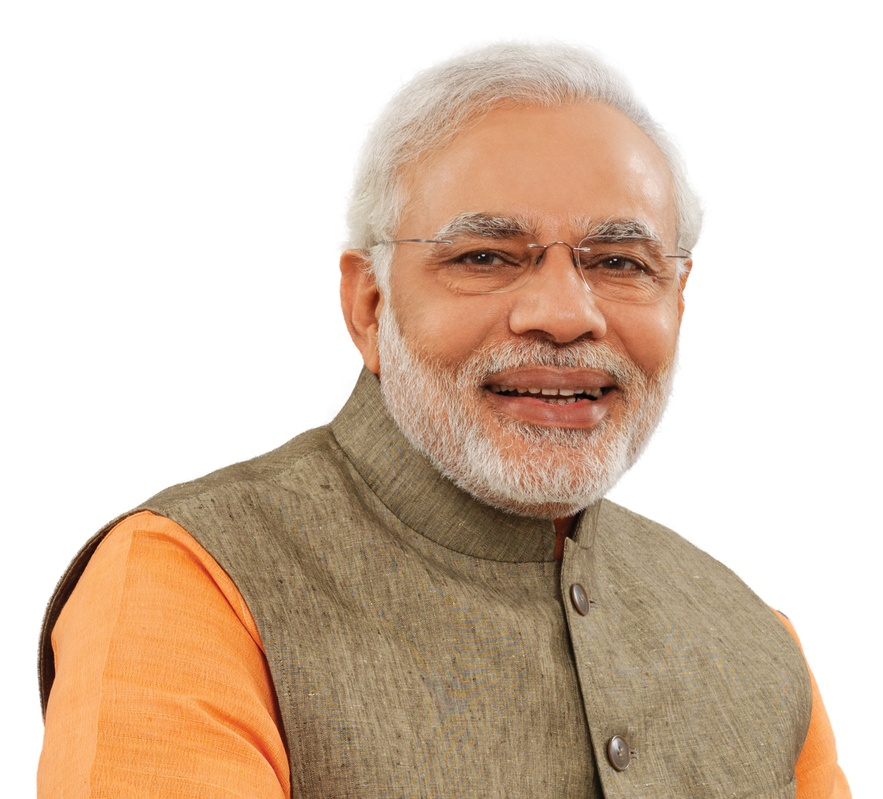
#> input picture image detection/image_examples/Modi.jpg, 883 x 799 px, shrunk from 1500 x 1358 before the run
$ jupyter execute Untitled.ipynb
#> lines starting #> are read from the running program, lines starting #| are printed output that depends on the picture
[cell 1]
import numpy as np
import cv2

# We point OpenCV's CascadeClassifier function to where our
# classifier (XML file format) is stored
face_classifier = cv2.CascadeClassifier('Haarcascades/haarcascade_frontalface_default.xml')

# Load our image then convert it to grayscale
image = cv2.imread('image_examples/Modi.jpg')
#> image is the input picture: shape (799, 883, 3); mean B, G, R 178.5, 196.6, 217.3
gray = cv2.cvtColor(image, cv2.COLOR_BGR2GRAY)
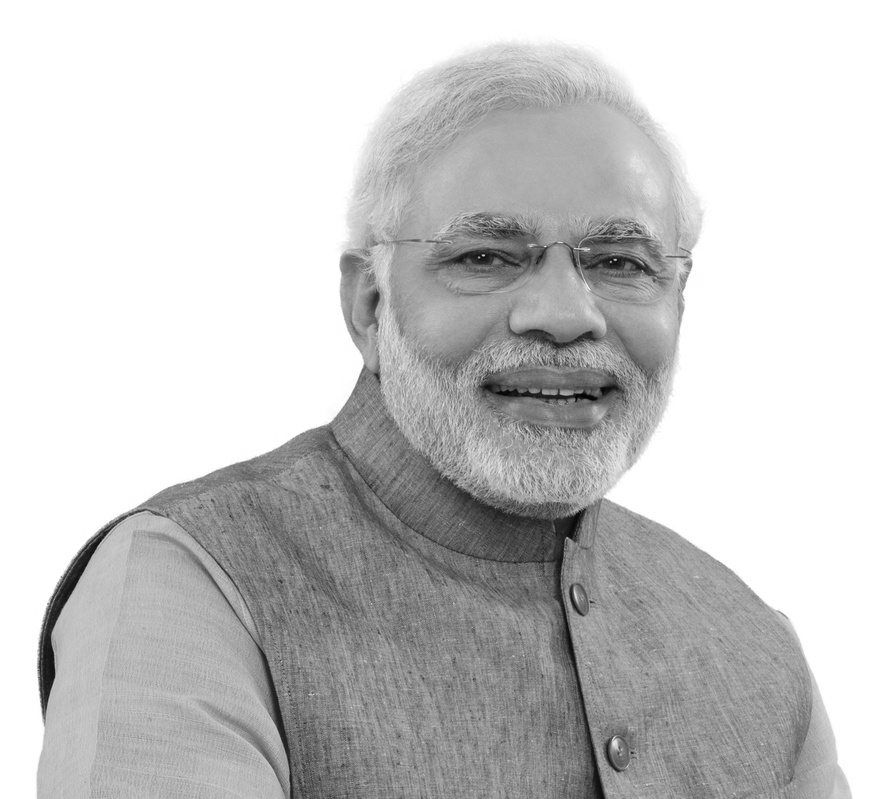
#> gray: shape (799, 883); min 2, max 255, mean 200.7

# Our classifier returns the ROI of the detected face as a tuple
# It stores the top left coordinate and the bottom right coordiantes
faces = face_classifier.detectMultiScale(gray, 1.3, 5)
#> faces = [[370, 117, 366, 366]]

# When no faces detected, face_classifier returns and empty tuple
if faces is ():
    print("No faces found")

# We iterate through our faces array and draw a rectangle
# over each face in faces
for (x,y,w,h) in faces:
    cv2.rectangle(image, (x,y), (x+w,y+h), (127,0,255), 2)
    cv2.imshow('Face Detection', image)
    cv2.waitKey(0)
    cropped_image = image[x:w, y:h]
    print([x,y,w,h])
    cv2.imwrite('crop.png', cropped_image )
#> this loop made 1 pass
#| [370, 117, 366, 366]
#> pass 1, `cv2.imshow('Face Detection', image)`:
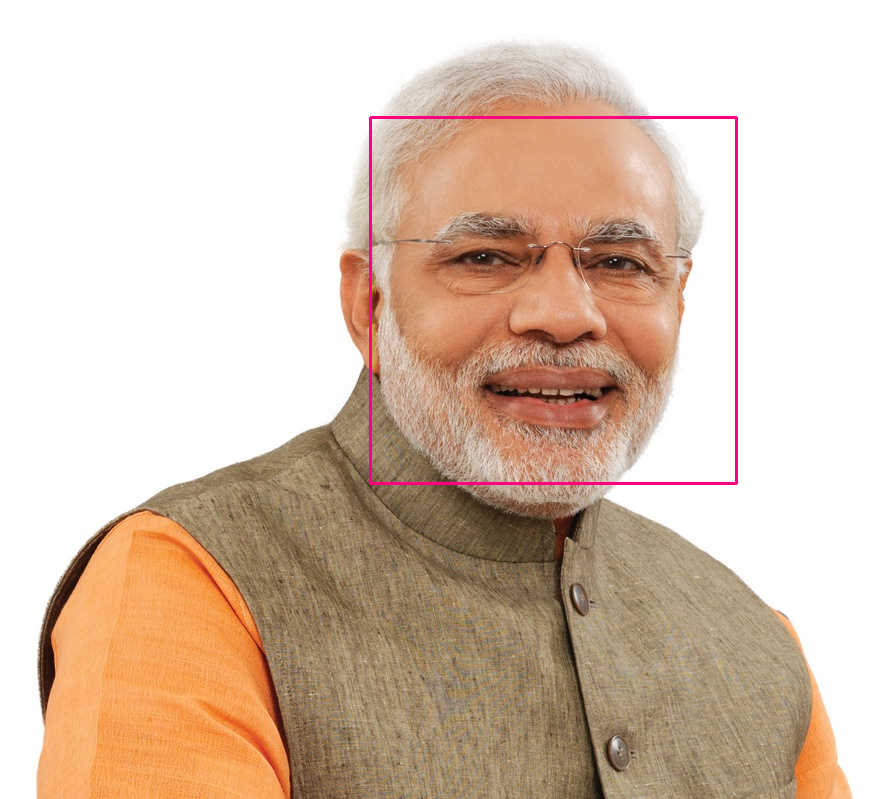
#> window 'Face Detection': shape (799, 883, 3); mean B, G, R 178.2, 195.4, 217.5

cv2.destroyAllWindows()

$ run again, with image detection/image_examples/elephant.jpg copied over image detection/image_examples/Modi.jpg
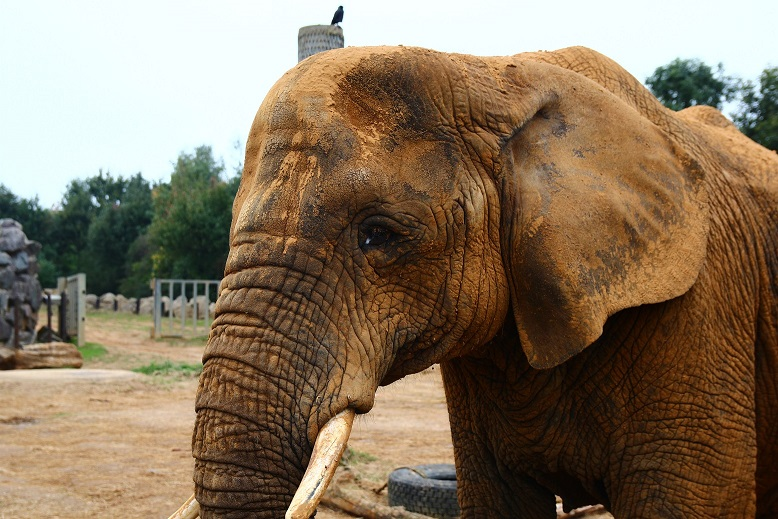
#> input picture image detection/image_examples/elephant.jpg, 778 x 519 px
#> image is the input picture: shape (519, 778, 3); mean B, G, R 95.2, 117.2, 135.3
#> `gray = cv2.cvtColor(image, cv2.COLOR_BGR2GRAY)`:
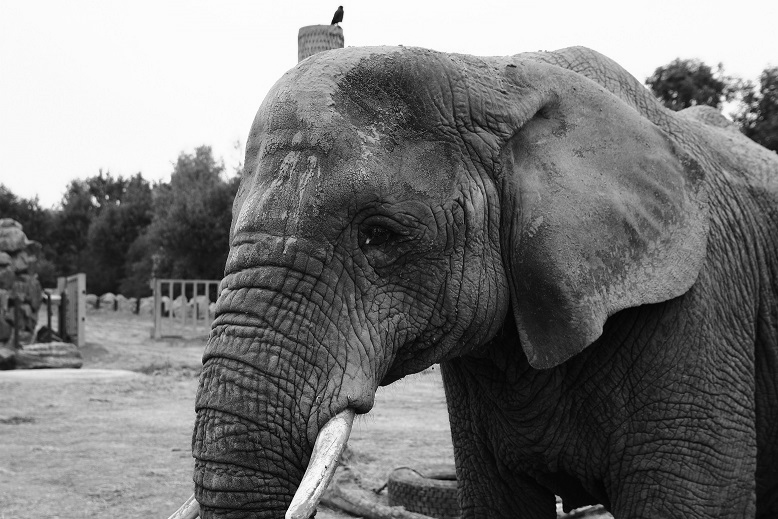
#> gray: shape (519, 778); min 0, max 255, mean 120.1
#> faces = ()
